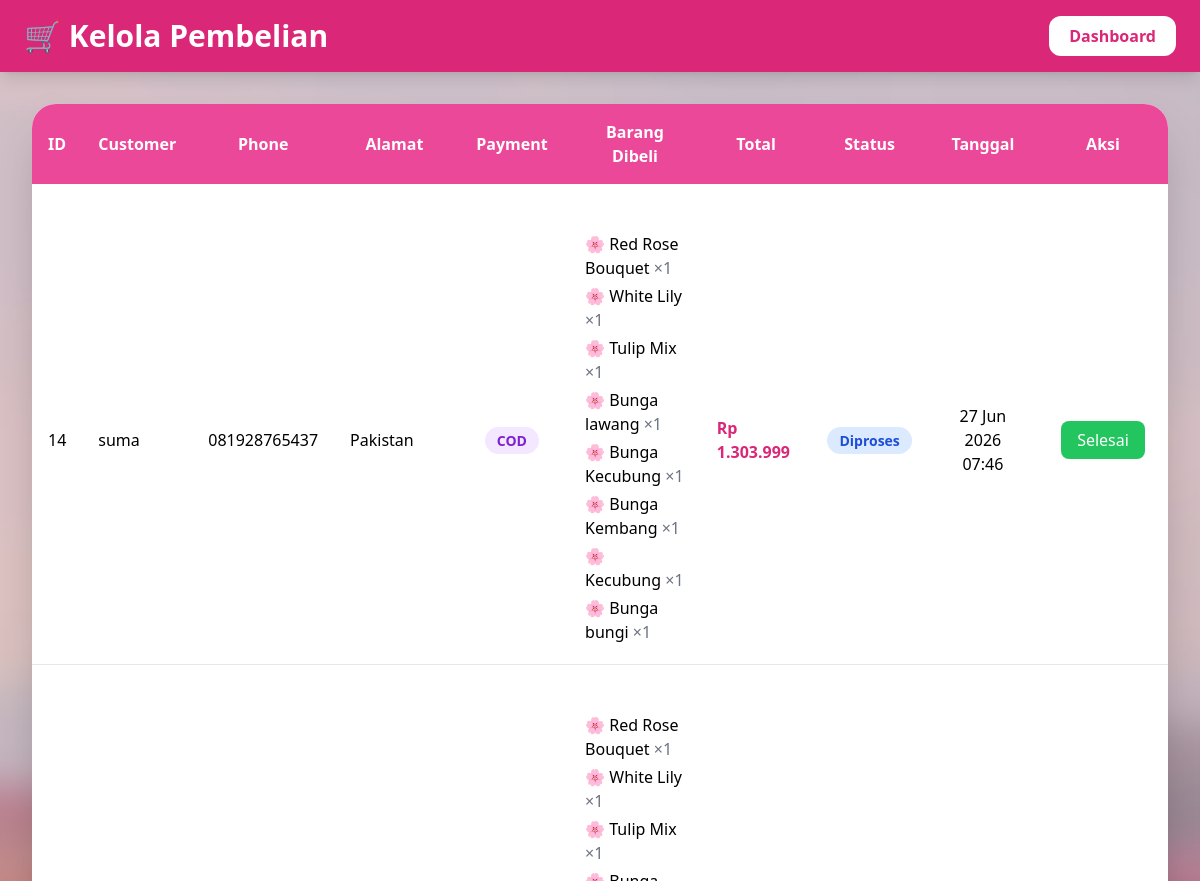
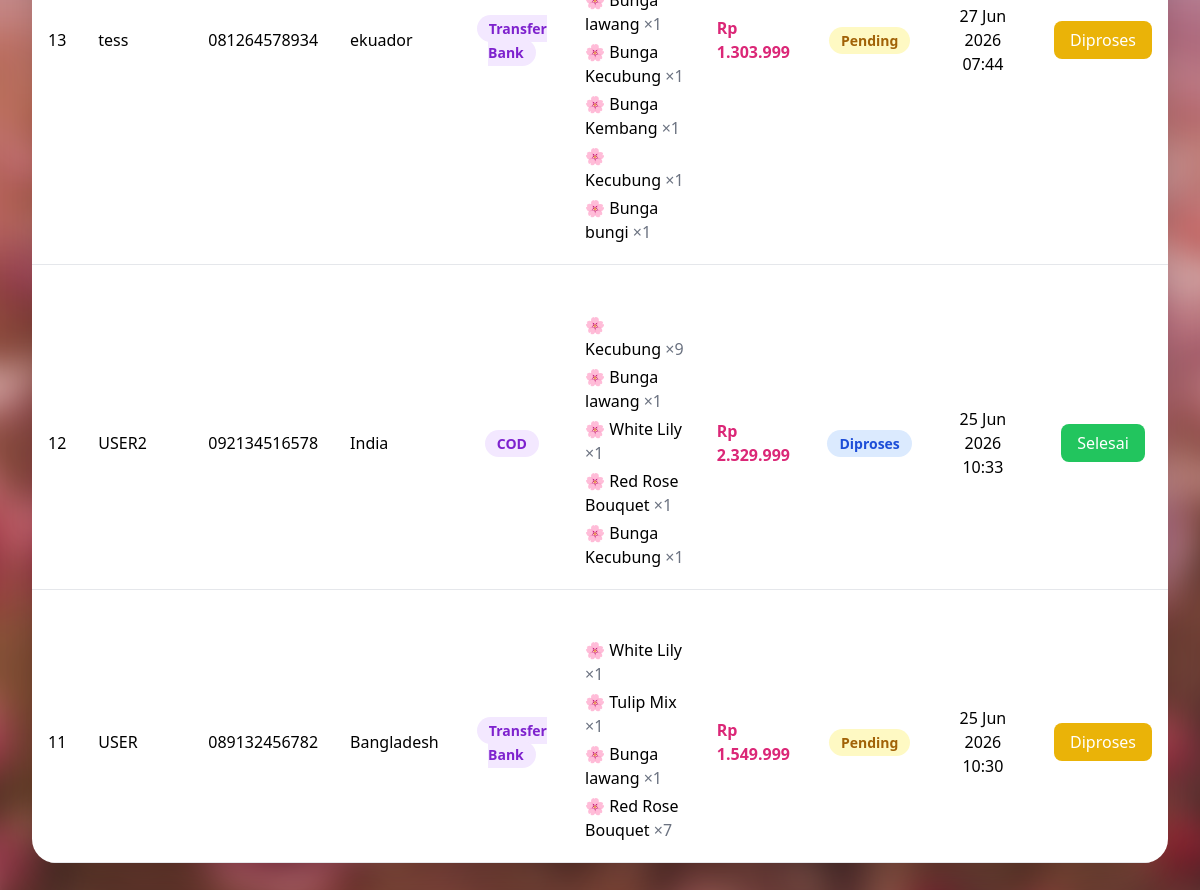
The page /admin/orders.php (signed in) on the database its author committed (2 pictures, top to bottom).
### tables this page shows
CREATE TABLE `orders` (
  `id` int(11) NOT NULL,
  `username` varchar(100) NOT NULL,
  `fullname` varchar(100) NOT NULL,
  `phone` varchar(20) NOT NULL,
  `address` text NOT NULL,
  `payment` varchar(50) NOT NULL,
  `total` bigint(20) NOT NULL,
  `created_at` timestamp NOT NULL DEFAULT current_timestamp(),
  `status` varchar(20) NOT NULL DEFAULT 'Pending'
);

CREATE TABLE `order_items` (
  `id` int(11) NOT NULL,
  `order_id` int(11) NOT NULL,
  `product_id` int(11) NOT NULL,
  `product_name` varchar(255) NOT NULL,
  `price` int(11) NOT NULL,
  `qty` int(11) NOT NULL,
  `subtotal` int(11) NOT NULL
);

### admin/orders.php (the view, shortened to what this page needs)
<?php
require '../config/database.php';
$stmt = $pdo->query("SELECT * FROM orders ORDER BY id DESC");
$orders = $stmt->fetchAll();
?>
<!DOCTYPE html>
<html lang="en">
<head>
    <script src="https://cdn.tailwindcss.com"></script>
</head>
<body class="min-h-screen">
    <div class="fixed inset-0 -z-20 overflow-hidden">
    </div>
    <nav class="bg-pink-600 shadow-lg">
        <div class="max-w-7xl mx-auto px-6 py-4 flex justify-between items-center">
            <h1 class="text-3xl font-bold text-white">
                🛒 Kelola Pembelian
            </h1>
            <a href="index.php"
               class="bg-white text-pink-600 px-5 py-2 rounded-xl font-semibold hover:bg-pink-100 transition">
                Dashboard
            </a>
        </div>
    </nav>
    <div class="max-w-7xl mx-auto p-8">
        <div class="bg-white rounded-3xl shadow-2xl overflow-hidden">
            <div class="overflow-x-auto">
                <table class="w-full">
                    <thead class="bg-pink-500 text-white">
                        <tr>
                            <th class="p-4">ID</th>
                            <th class="p-4">Customer</th>
                            <th class="p-4">Phone</th>
                            <th class="p-4">Alamat</th>
                            <th class="p-4">Payment</th>
                            <th class="p-4">Barang Dibeli</th>
                            <th class="p-4">Total</th>
                            <th class="p-4">Status</th>
                            <th class="p-4">Tanggal</th>
                            <th class="p-4">Aksi</th>
                        </tr>
                    </thead>
                    <tbody>
                    <?php foreach($orders as $o): ?>
                    <?php
                            $itemStmt = $pdo->prepare("
                                SELECT product_name, qty
                                FROM order_items
                                WHERE order_id = ?
                            ");
                            $itemStmt->execute([$o['id']]);
                            $items = $itemStmt->fetchAll();
                            ?>
                            <td class="p-4">
                                    </td>
                        <tr class="border-b hover:bg-pink-50">
                            <td class="p-4 text-center">
                                <?= $o['id']; ?>
                            </td>
                            <td class="p-4">
                                <?= htmlspecialchars($o['fullname']); ?>
                            </td>
                            <td class="p-4">
                                <?= htmlspecialchars($o['phone']); ?>
                            </td>
                            <td class="p-4">
                                <?= htmlspecialchars($o['address']); ?>
                            </td>
                            <td class="p-4 text-center">
                                <span class="bg-purple-100 text-purple-700 px-3 py-1 rounded-full text-sm font-semibold">
                                    <?= htmlspecialchars($o['payment']); ?>
                                </span>
                            </td>
                                <td class="p-4">
                                <?php foreach($items as $item): ?>
                                    <div class="mb-1">
                                        🌸 <?= htmlspecialchars($item['product_name']); ?>
                                        <span class="text-gray-500">
                                            ×<?= $item['qty']; ?>
                                        </span>
                                    </div>
                                <?php endforeach; ?>
                                </td>
                            <td class="p-4 font-bold text-pink-600">
                                Rp <?= number_format($o['total'],0,',','.'); ?>
                            </td>
                            <td class="p-4 text-center">
                                <?php
                                if($o['status'] == 'Pending'){
                                    echo '<span class="bg-yellow-100 text-yellow-700 px-3 py-1 rounded-full text-sm font-semibold">Pending</span>';
                                }
                                elseif($o['status'] == 'Diproses'){
                                    echo '<span class="bg-blue-100 text-blue-700 px-3 py-1 rounded-full text-sm font-semibold">Diproses</span>';
                                }
                                elseif($o['status'] == 'Selesai'){
                                    echo '<span class="bg-green-100 text-green-700 px-3 py-1 rounded-full text-sm font-semibold">Selesai</span>';
                                }
                                else{
                                    echo '<span class="bg-gray-100 text-gray-700 px-3 py-1 rounded-full text-sm font-semibold">'.$o['status'].'</span>';
                                }
                                ?>
                            </td>
                            <td class="p-4 text-center">
                                <?= date('d M Y H:i', strtotime($o['created_at'])); ?>
                            </td>
                            <td class="p-4 text-center">
                                <?php if($o['status'] == 'Pending'): ?>
                                    <a href="update_status.php?id=<?= $o['id']; ?>&status=Diproses"
                                       class="bg-yellow-500 hover:bg-yellow-600 text-white px-4 py-2 rounded-lg transition">
                                        Diproses
                                    </a>
                                <?php elseif($o['status'] == 'Diproses'): ?>
                                    <a href="update_status.php?id=<?= $o['id']; ?>&status=Selesai"
                                       class="bg-green-500 hover:bg-green-600 text-white px-4 py-2 rounded-lg transition">
                                        Selesai
                                    </a>
                                <?php else: ?>
                                    <span class="text-green-600 font-semibold">
                                        ✔ Pesanan Selesai
                                    </span>
                                <?php endif; ?>
                            </td>
                        </tr>
                    <?php endforeach; ?>
                    </tbody>
                </table>
            </div>
        </div>
    </div>
</body>
</html>

### rows shown on the page
orders: id "14", fullname "suma", phone "081928765437", address "Pakistan", payment "COD", total "1.303.999", status "Diproses", created_at "27 Jun 2026 07:46"
order_items: product_name "Red Rose Bouquet", qty "1"
order_items: product_name "White Lily", qty "1"
order_items: product_name "Tulip Mix", qty "1"
order_items: product_name "Bunga lawang", qty "1"
order_items: product_name "Bunga Kecubung", qty "1"
order_items: product_name "Bunga Kembang", qty "1"
order_items: product_name "Kecubung", qty "1"
order_items: product_name "Bunga bungi", qty "1"
orders: id "13", fullname "tess", phone "081264578934", address "ekuador", payment "Transfer Bank", total "1.303.999", status "Pending", created_at "27 Jun 2026 07:44"
orders: id "12", fullname "USER2", phone "092134516578", address "India", payment "COD", total "2.329.999", status "Diproses", created_at "25 Jun 2026 10:33"
order_items: product_name "Kecubung", qty "9"
orders: id "11", fullname "USER", phone "089132456782", address "Bangladesh", payment "Transfer Bank", total "1.549.999", status "Pending", created_at "25 Jun 2026 10:30"
order_items: product_name "Red Rose Bouquet", qty "7"
